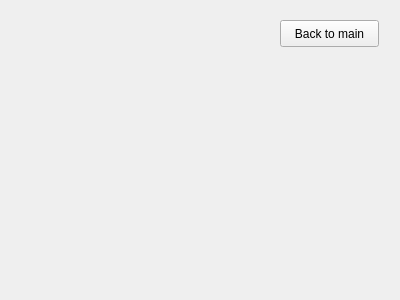
<?xml version="1.0" encoding="UTF-8"?>
<ui version="4.0">
 <class>DiagramForm</class>
 <widget class="QWidget" name="DiagramForm">
  <property name="geometry">
   <rect>
    <x>0</x>
    <y>0</y>
    <width>400</width>
    <height>300</height>
   </rect>
  </property>
  <property name="windowTitle">
   <string>TRex - Diagram</string>
  </property>
  <widget class="QPushButton" name="bttn_main">
   <property name="geometry">
    <rect>
     <x>280</x>
     <y>20</y>
     <width>99</width>
     <height>27</height>
    </rect>
   </property>
   <property name="text">
    <string>Back to main</string>
   </property>
  </widget>
 </widget>
 <resources/>
 <connections/>
</ui>
